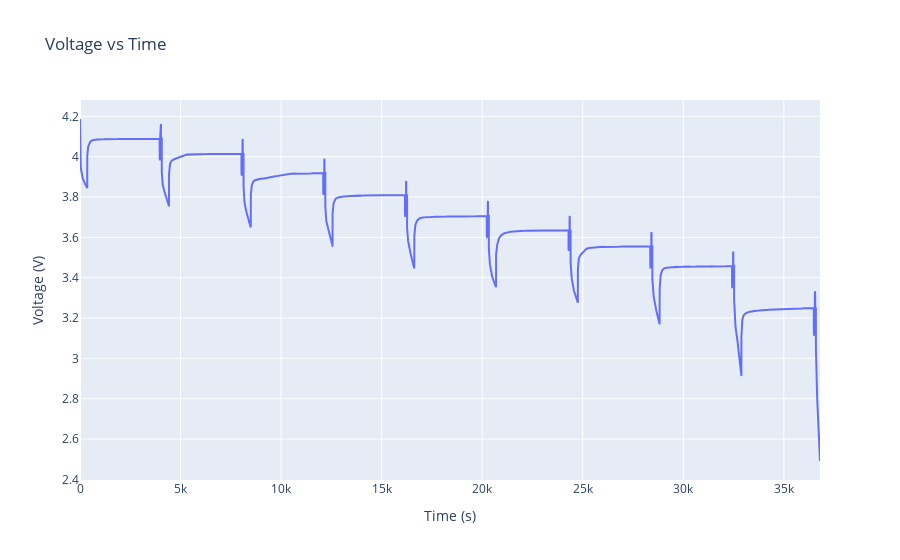

Notebook code cell kept with this figure:
### Code cell
# To see voltage vs time profile.
fig2 = go.Figure()
# Add a line trace for current vs. time
fig2.add_trace(
    go.Scatter(
        x=df["Time_Points"].to_numpy(),
        y=df["Voltage_V"].to_numpy(),
        mode="lines",  # 'lines', 'markers', or 'lines+markers'
        name="Voltage vs Time",
    )
)

# Customize layout
fig2.update_layout(
    title="Voltage vs Time",
    xaxis_title="Time (s)",
    yaxis_title="Voltage (V)",
    template="plotly",  # Use a Plotly template (optional)
)

# Show the plot
fig2.show()

### Figure 1 — Plotly figure (JSON) as saved in the notebook; plotly's stock layout.template omitted (floating-point values rounded to 4 significant figures; data arrays with more than 128 entries replaced by an {"elided": "..."} marker saying what was removed)
{"data": [{"mode": "lines", "name": "Voltage vs Time", "type": "scatter", "x": {"elided": "36799 int values"}, "y": {"elided": "36799 float values"}}], "layout": {"title": {"text": "Voltage vs Time"}, "xaxis": {"title": {"text": "Time (s)"}}, "yaxis": {"title": {"text": "Voltage (V)"}}}}
